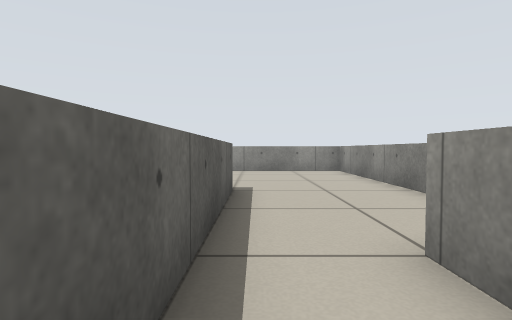
View 1 (above)

24 first-person views from a walk through a Stage world. The camera is 0.44 m above the floor, tilts 2° down and sees 80° across. The lines on the ground mark 1 m squares. The floor is counted in squares, 0.5 m on a side. Each view is taken from the middle of a square. On the plan, view 1 faces up. The plan holds only what a view shows up to about 11 squares ahead; the rest is blank. The robots in the file are not drawn.

View 2
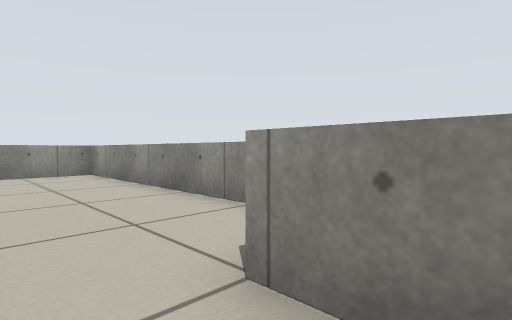

View 3
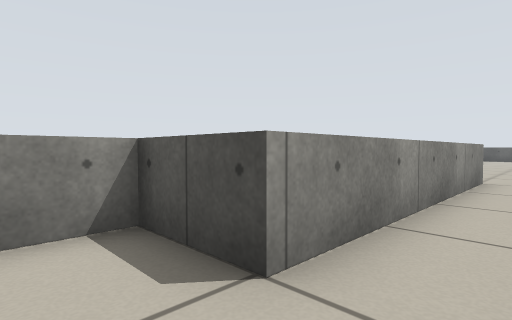

View 4
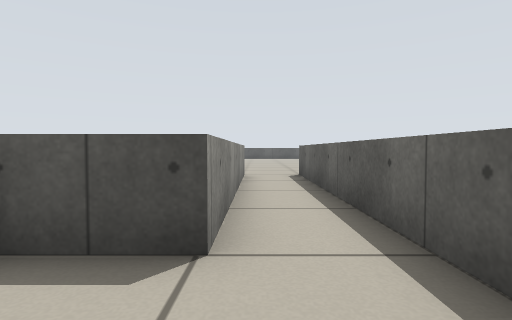

View 5
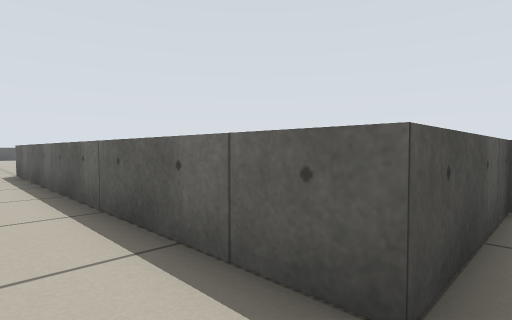

View 6
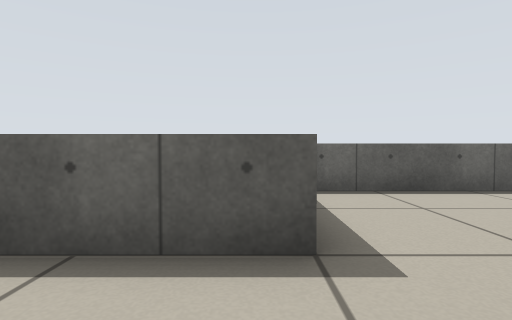

View 7
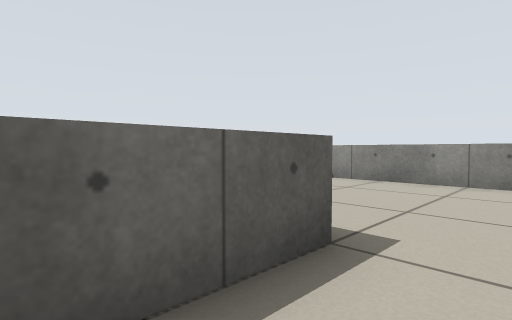

View 8
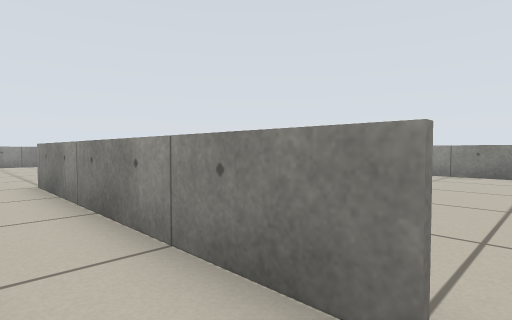

View 9
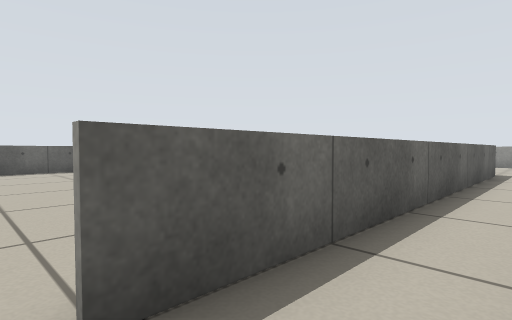

View 10
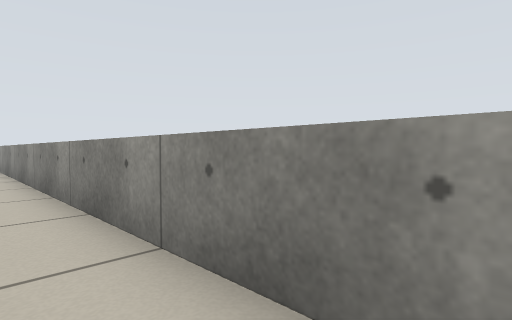

View 11
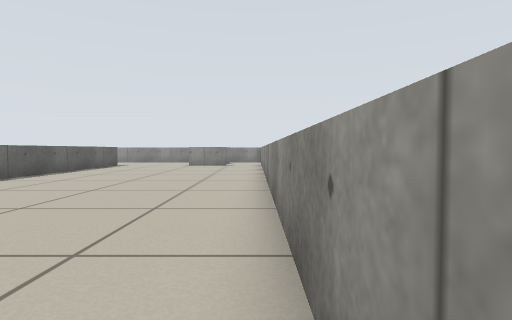

View 12
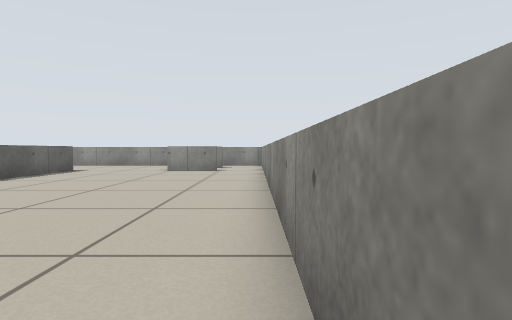

View 13
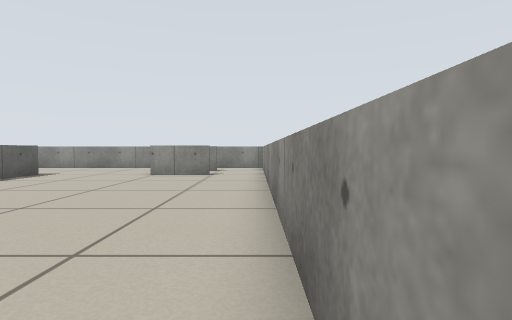

View 14
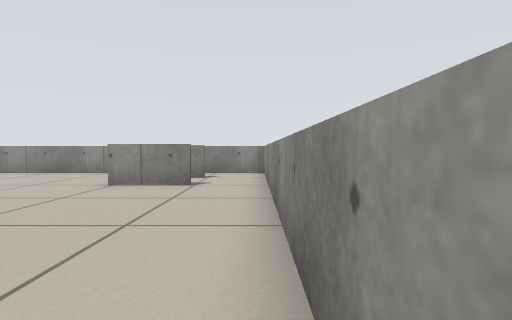

View 15
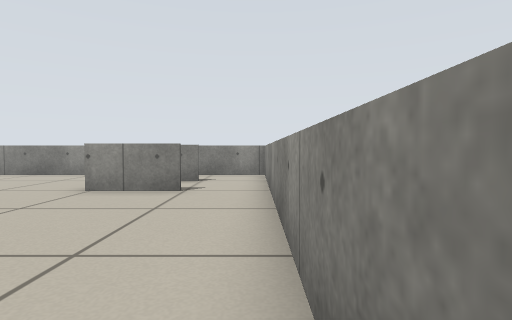

View 16
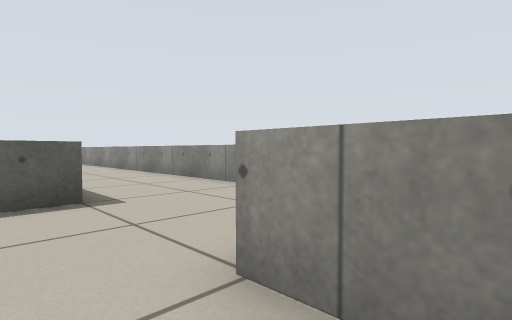

View 17
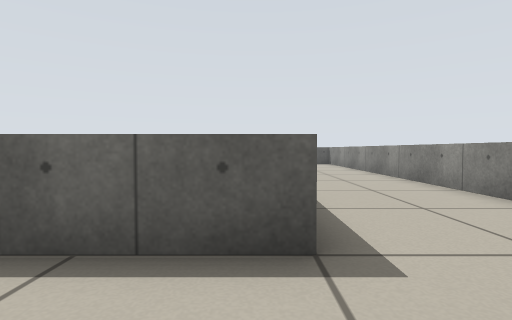

View 18
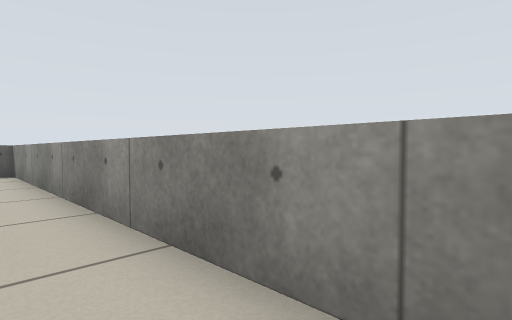

View 19
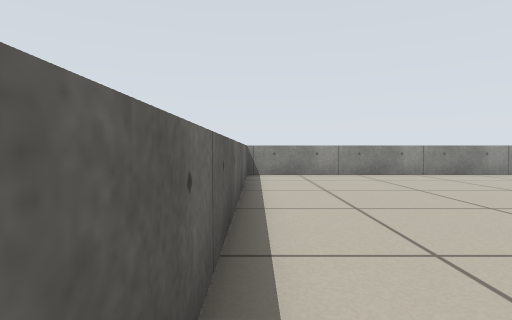

View 20
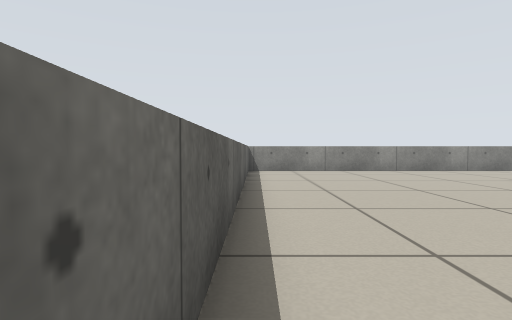

View 21
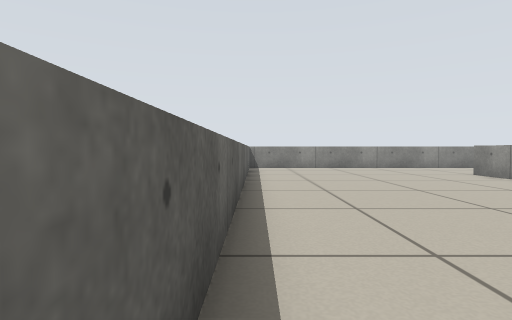

View 22
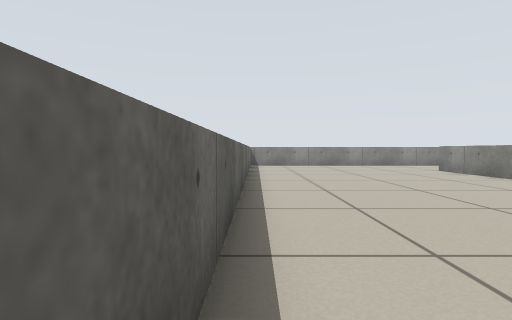

View 23
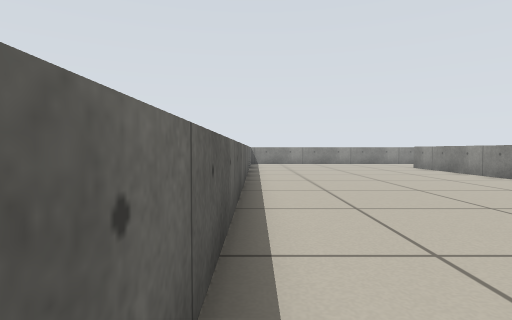

View 24
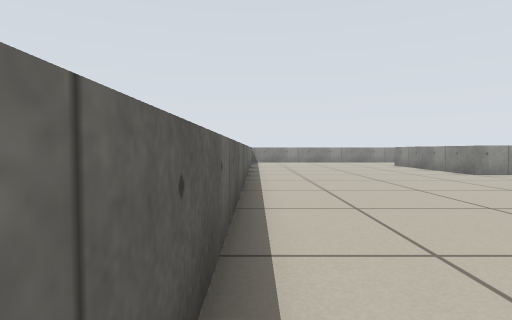

### Floor plan
Points are (right, up) in squares from view 1. A wall is a line through its corners. A room is listed if a view was taken in it or the views show most of it. See-through windows are left out.
Room 1 (views 1, 2, 3, 4, 5, 6, 7)
walls: (-4.4, 11.5) (-4.4, 6.5) (-0.5, 6.5) (-0.5, -5.6); (1.4, -5.6) (1.4, 2.5) (3.4, 2.5) (3.4, 12.4) (-4.1, 12.4)
ways out: opening at (0, -6) to room 2
Room 2 (views 8, 9, 10, 11, 12, 13, 14, 15, 16, 17, 18, 19, 20, 21, 22, 23, 24)
walls: (-3.2, 6.4) (-4.5, 6.4) (-4.5, 12.5); (3.5, 7) (3.5, 4.9); (11.3, -6) (11.3, 11.5); (3.5, 12.6) (3.5, 8.9); (9.5, 12.4) (7.4, 12.4); (5.2, 16.4) (-12.3, 16.4) (-12.3, -4.9); (11.3, 14.5) (11.3, 16); (11.4, 16.4) (9, 16.4)
ways out: opening at (0, -6) to room 1; opening at (10.5, 12) to room 3; opening at (10.5, 14) to room 3
Room 3 (no view inside)
walls: (9.5, 14.4) (8.9, 14.4); (11.3, 11.5) (11.3, 14.5)
ways out: opening at (10.5, 12) to room 2; opening at (10.5, 14) to room 2

Positions as (right, up) in squares from view 1, and headings:
1: (0, 0), facing up
2: (0, 1), facing up-right
3: (0, 4), facing down-right
4: (1, 5), facing down
5: (1, 7), facing down-left
6: (2, 6), facing left
7: (1, 4), facing up-left
8: (0, -6), facing up-right
9: (1, -6), facing up-left
10: (10, -6), facing up-right
11: (11, -4), facing up
12: (11, 0), facing up
13: (11, 2), facing up
14: (11, 5), facing up
15: (11, 6), facing up
16: (9, 11), facing up-left
17: (6, 12), facing left
18: (0, 15), facing up-left
19: (-12, 6), facing up
20: (-12, 4), facing up
21: (-12, 2), facing up
22: (-12, 0), facing up
23: (-12, -2), facing up
24: (-12, -4), facing up
